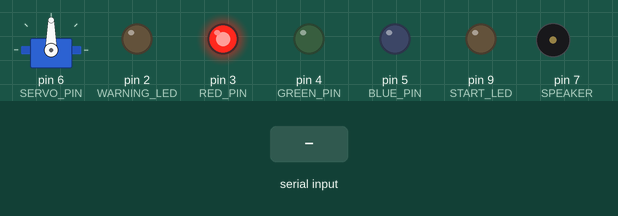
A sketch run on a simulated Arduino Uno, built with avr-gcc and run on an emulated ATmega328P. Shown: servo, output pins drawn as LEDs (lit = HIGH), buzzer (waves = sounding). Inputs (shaded band) come from the test bench. Random numbers use the default seed unless the sketch sets one; what the sketch prints to the serial monitor is not drawn.

Above: at 1.2 s.
1.3 s: "B\n" received over Serial
At 3.15 s:
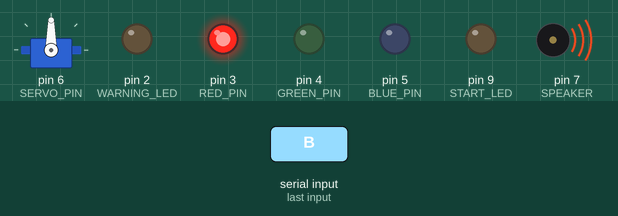
5.3 s: "0\n" received over the second serial link
At 8.6 s:
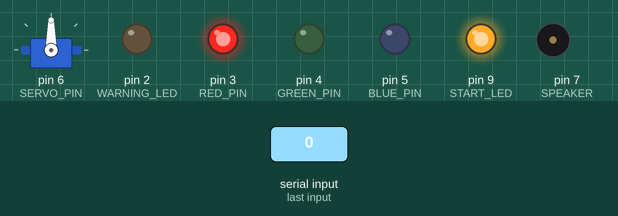
8.9 s: "F\n" received over Serial
At 12.5 s:
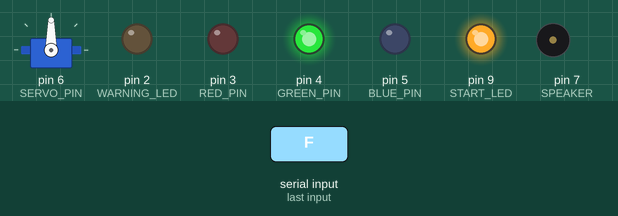
12.8 s: "1\n" received over the second serial link
At 16.4 s:
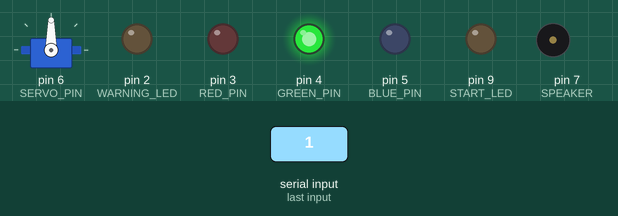
16.7 s: "S90\n" received over Serial
At 19.9 s:
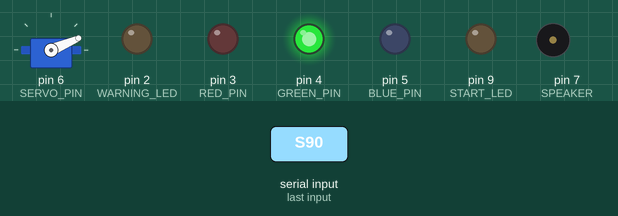
20.7 s: "F\n" received over the second serial link
At 24.7 s:
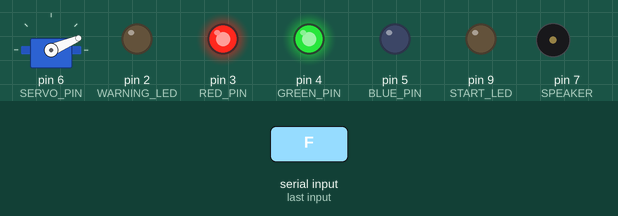
Timing chart, 0 to 25.6 s (numbered marks = the images above; inputs shaded):
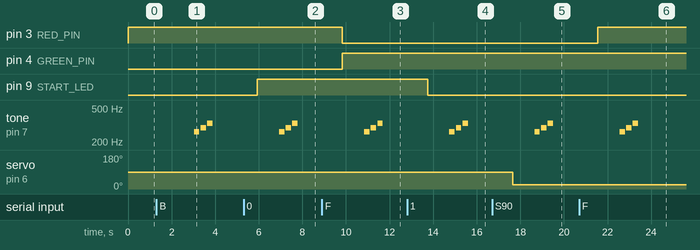

The sketch:

vehicle_control.ino
```cpp
#include <SoftwareSerial.h>
#include <Servo.h>

SoftwareSerial BTSerial(10, 11);  // HC-06 Bluetooth
Servo speedServo;

const int START_LED = 9;
const int SERVO_PIN = 6;
const int RED_PIN = 3;
const int GREEN_PIN = 4;
const int BLUE_PIN = 5;
const int WARNING_LED = 2;
const int SPEAKER = 7;

int batteryPercent = 0;
bool engineOn = false;
bool doorOpen = false;
int currentSpeed = 0;
unsigned long lastMelodyTime = 0;

void setup() {
  pinMode(START_LED, OUTPUT);
  pinMode(RED_PIN, OUTPUT);
  pinMode(GREEN_PIN, OUTPUT);
  pinMode(BLUE_PIN, OUTPUT);
  pinMode(WARNING_LED, OUTPUT);
  pinMode(SPEAKER, OUTPUT);

  Serial.begin(9600);
  BTSerial.begin(9600);
  speedServo.attach(SERVO_PIN);

  randomSeed(analogRead(0));  // 랜덤 시드 초기화

  Serial.println("시스템 시작됨.");
  updateBatteryLED();
}

void controlEngine(bool state) {
  engineOn = state;
  digitalWrite(START_LED, state ? HIGH : LOW);
  Serial.print("시동 ");
  Serial.println(state ? "ON" : "OFF");
}

void updateBatteryLED() {
  if (batteryPercent >= 60) {
    // 초록
    digitalWrite(RED_PIN, LOW);
    digitalWrite(GREEN_PIN, HIGH);
    digitalWrite(BLUE_PIN, LOW);
  } else if (batteryPercent >= 30) {
    // 노랑 (빨강 + 초록)
    digitalWrite(RED_PIN, HIGH);
    digitalWrite(GREEN_PIN, HIGH);
    digitalWrite(BLUE_PIN, LOW);
  } else {
    // 빨강
    digitalWrite(RED_PIN, HIGH);
    digitalWrite(GREEN_PIN, LOW);
    digitalWrite(BLUE_PIN, LOW);
  }

  BTSerial.print("배터리: ");
  BTSerial.print(batteryPercent);
  BTSerial.println("%");
}


void updateSpeedServo(int speed) {
  currentSpeed = speed;
  speed = constrain(speed, 0, 120);
  int angle = map(speed, 0, 120, 90, 0);
  speedServo.write(angle);
  Serial.print("속도 설정: ");
  Serial.print(speed);
  Serial.print(" km/h → 서보 각도: ");
  Serial.println(angle);
}

void triggerEmergency() {
  Serial.println("🚨 위급 상황 발생");
  BTSerial.println("🚨 위급 상황 발생");

  digitalWrite(WARNING_LED, HIGH);
  tone(SPEAKER, 1000);
  delay(1000);
  noTone(SPEAKER);
  digitalWrite(WARNING_LED, LOW);
}

void playOpenMelody() {
  int melody[] = {262, 294, 330};
  for (int i = 0; i < 3; i++) {
    tone(SPEAKER, melody[i]);
    delay(250);
    noTone(SPEAKER);
    delay(50);
  }
}

void repeatDoorMelody() {
  if (doorOpen && millis() - lastMelodyTime >= 3000) {
    playOpenMelody();
    lastMelodyTime = millis();
  }
}

void notifyDoorOpen() {
  Serial.println("🚪 문 열림");
  BTSerial.println("문 열림");
  doorOpen = true;
  lastMelodyTime = 0;
}

void notifyDoorClose() {
  Serial.println("🚪 문 닫힘");
  BTSerial.println("문 닫힘");
  doorOpen = false;
  noTone(SPEAKER);
}

void reportStatus() {
  String status = "🚗 차량 상태:\n";
  status += "시동: " + String(engineOn ? "ON" : "OFF") + "\n";
  status += "속도: " + String(currentSpeed) + " km/h\n";
  status += "배터리 잔량: " + String(batteryPercent) + "%\n";
  status += "문: " + String(doorOpen ? "열림" : "닫힘");

  Serial.println(status);
  BTSerial.println(status);
}

void processCommand(String cmd) {
  cmd.trim();
  Serial.print("명령 수신: ");
  Serial.println(cmd);

  if (cmd == "0") controlEngine(true);
  else if (cmd == "1") controlEngine(false);
  else if (cmd == "C") updateBatteryLED();
  else if (cmd.startsWith("S")) {
    int speed = cmd.substring(1).toInt();
    updateSpeedServo(speed);
  }
  else if (cmd == "F") {  // 🎯 연료 설정 명령 → 랜덤 배터리 값 생성
    batteryPercent = random(1, 101);  // 1 ~ 100
    updateBatteryLED();
    Serial.print("새 배터리 잔량: ");
    Serial.println(batteryPercent);
  }
  else if (cmd == "B") notifyDoorOpen();
  else if (cmd == "b") notifyDoorClose();
  else if (cmd == "T") reportStatus();
  else if (cmd == "E") triggerEmergency();
  else Serial.println("⚠️ 알 수 없는 명령어");
}

void loop() {
  repeatDoorMelody();

  if (Serial.available()) {
    String cmd = Serial.readStringUntil('\n');
    processCommand(cmd);
  }

  if (BTSerial.available()) {
    String cmd = BTSerial.readStringUntil('\n');
    processCommand(cmd);
  }

  delay(1000);
}
```

Measured:
- after the input at 1.3 s, tone on pin 7 (SPEAKER): plays 262 Hz for 0.25 s, 294 Hz for 0.25 s, 330 Hz for 0.25 s, starting after 1.7 s
- after the input at 5.3 s, pin 9 (START_LED): LOW → HIGH after 0.63 s
- after the input at 8.9 s, pin 3 (RED_PIN): HIGH → LOW after 0.93 s; pin 4 (GREEN_PIN): LOW → HIGH after 0.93 s
- after the input at 12.8 s, pin 9 (START_LED): HIGH → LOW after 0.95 s
- after the input at 16.7 s, servo on pin 6 (SERVO_PIN): 90° → 23° after 0.95 s
- after the input at 20.7 s, pin 3 (RED_PIN): LOW → HIGH after 0.85 s
